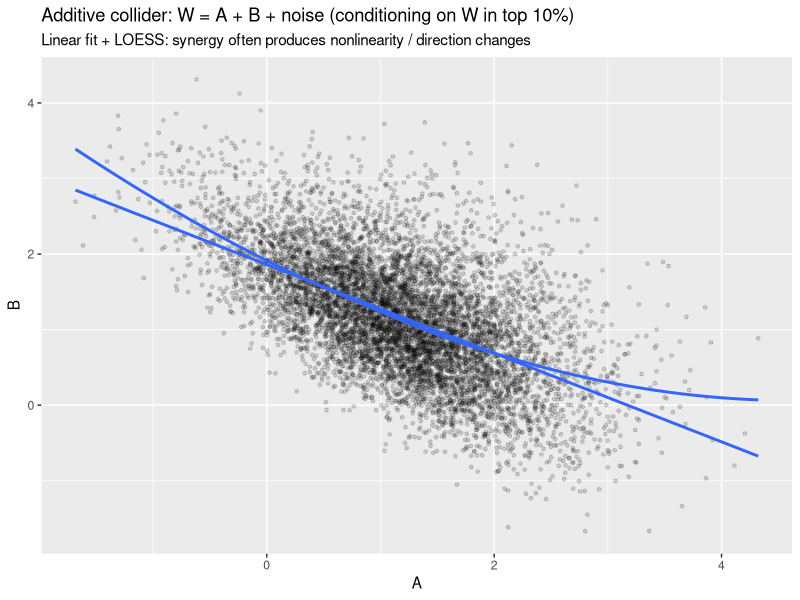
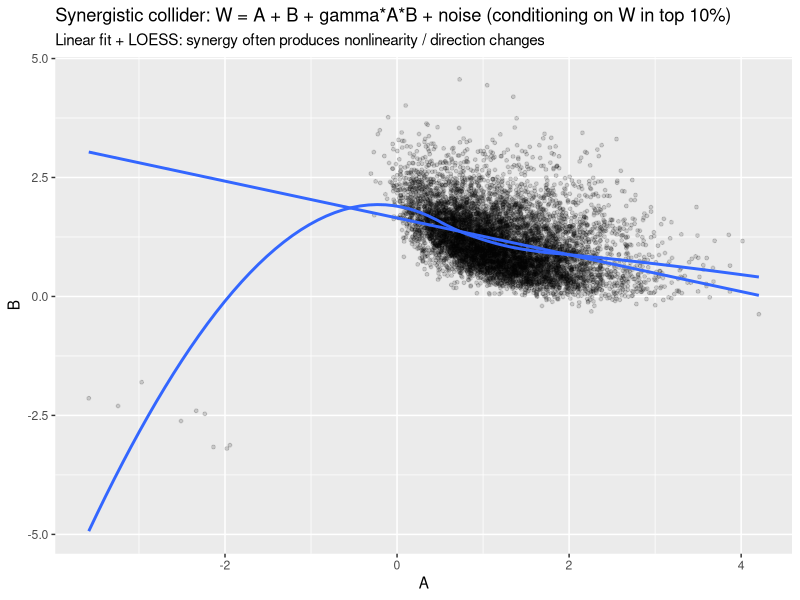

The R script that drew these images, in order:
## ---- chunk 1
# Reproducible collider-bias demo: additive vs synergistic common effect
# A -> W <- B, with A and B independent causes of W

set.seed(123)

n <- 200000
A <- rnorm(n)
B <- rnorm(n)
eps <- rnorm(n, sd = 0.5)

# Case 1: Additive common effect
W_add <- A + B + eps

# Case 2: Synergistic common effect (positive interaction)
gamma <- 1.2
W_syn <- A + B + gamma * (A * B) + eps

# Helper: report unconditional vs conditional association of A and B
summarize_case <- function(W, label, q = 0.90) {
  keep <- W >= quantile(W, q)  # condition on "high W" (top 10%)
  data.frame(
    case = label,
    q = q,
    cor_unconditional = cor(A, B),
    cor_cond_highW = cor(A[keep], B[keep]),
    n_cond = sum(keep)
  )
}

out <- rbind(
  summarize_case(W_add, "additive"),
  summarize_case(W_syn, "synergistic")
)

## ---- chunk 2
# Visualize the induced relationship among the "high W" subset
# (You should see: additive -> mostly negative trend; synergistic -> curved / sign-changing pattern)

library(ggplot2)


plot_highW <- function(W, label, q = 0.90, m = 8000) {
  keep <- which(W >= quantile(W, q))
  idx <- sample(keep, min(m, length(keep)))
  df <- data.frame(A = A[idx], B = B[idx])

  ggplot(df, aes(A, B)) +
    geom_point(alpha = 0.15, size = 1) +
    geom_smooth(method = "lm", se = FALSE) +
    geom_smooth(method = "loess", se = FALSE) +
    labs(
      title = paste0(label, " (conditioning on W in top ", (1 - q) * 100, "%)"),
      subtitle = "Linear fit + LOESS: synergy often produces nonlinearity / direction changes",
      x = "A",
      y = "B"
    )
}


plot_highW(W_add, "Additive collider: W = A + B + noise", q = 0.90)

plot_highW(W_syn, "Synergistic collider: W = A + B + gamma*A*B + noise", q = 0.90)
